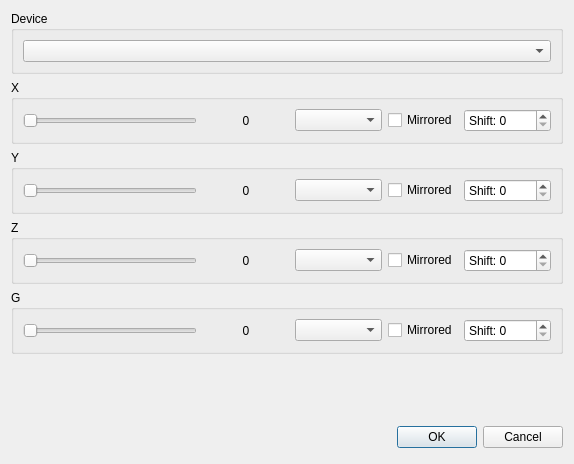
<?xml version="1.0" encoding="UTF-8"?>
<ui version="4.0">
 <class>pad_motion_settings_dialog</class>
 <widget class="QDialog" name="pad_motion_settings_dialog">
  <property name="geometry">
   <rect>
    <x>0</x>
    <y>0</y>
    <width>574</width>
    <height>464</height>
   </rect>
  </property>
  <property name="windowTitle">
   <string>Motion Controls</string>
  </property>
  <layout class="QVBoxLayout" name="verticalLayout_main">
   <item>
    <widget class="QGroupBox" name="gb_device">
     <property name="title">
      <string>Device</string>
     </property>
     <layout class="QHBoxLayout" name="gb_device_layout">
      <item>
       <widget class="QComboBox" name="cb_choose_device"/>
      </item>
     </layout>
    </widget>
   </item>
   <item>
    <widget class="QGroupBox" name="gb_axis_x">
     <property name="title">
      <string>X</string>
     </property>
     <layout class="QHBoxLayout" name="horizontalLayout_x" stretch="2,1,1,0,1">
      <item>
       <widget class="QSlider" name="slider_x">
        <property name="orientation">
         <enum>Qt::Horizontal</enum>
        </property>
       </widget>
      </item>
      <item>
       <widget class="QLabel" name="label_x">
        <property name="text">
         <string>0</string>
        </property>
        <property name="alignment">
         <set>Qt::AlignCenter</set>
        </property>
       </widget>
      </item>
      <item>
       <widget class="QComboBox" name="combo_x"/>
      </item>
      <item>
       <widget class="QCheckBox" name="mirror_x">
        <property name="text">
         <string>Mirrored</string>
        </property>
       </widget>
      </item>
      <item>
       <widget class="QSpinBox" name="shift_x">
        <property name="prefix">
         <string>Shift: </string>
        </property>
       </widget>
      </item>
     </layout>
    </widget>
   </item>
   <item>
    <widget class="QGroupBox" name="gb_axis_y">
     <property name="title">
      <string>Y</string>
     </property>
     <layout class="QHBoxLayout" name="horizontalLayout_y" stretch="2,1,1,0,1">
      <item>
       <widget class="QSlider" name="slider_y">
        <property name="orientation">
         <enum>Qt::Horizontal</enum>
        </property>
       </widget>
      </item>
      <item>
       <widget class="QLabel" name="label_y">
        <property name="text">
         <string>0</string>
        </property>
        <property name="alignment">
         <set>Qt::AlignCenter</set>
        </property>
       </widget>
      </item>
      <item>
       <widget class="QComboBox" name="combo_y"/>
      </item>
      <item>
       <widget class="QCheckBox" name="mirror_y">
        <property name="text">
         <string>Mirrored</string>
        </property>
       </widget>
      </item>
      <item>
       <widget class="QSpinBox" name="shift_y">
        <property name="prefix">
         <string>Shift: </string>
        </property>
       </widget>
      </item>
     </layout>
    </widget>
   </item>
   <item>
    <widget class="QGroupBox" name="gb_axis_z">
     <property name="title">
      <string>Z</string>
     </property>
     <layout class="QHBoxLayout" name="horizontalLayout_z" stretch="2,1,1,0,1">
      <item>
       <widget class="QSlider" name="slider_z">
        <property name="orientation">
         <enum>Qt::Horizontal</enum>
        </property>
       </widget>
      </item>
      <item>
       <widget class="QLabel" name="label_z">
        <property name="text">
         <string>0</string>
        </property>
        <property name="alignment">
         <set>Qt::AlignCenter</set>
        </property>
       </widget>
      </item>
      <item>
       <widget class="QComboBox" name="combo_z"/>
      </item>
      <item>
       <widget class="QCheckBox" name="mirror_z">
        <property name="text">
         <string>Mirrored</string>
        </property>
       </widget>
      </item>
      <item>
       <widget class="QSpinBox" name="shift_z">
        <property name="prefix">
         <string>Shift: </string>
        </property>
       </widget>
      </item>
     </layout>
    </widget>
   </item>
   <item>
    <widget class="QGroupBox" name="gb_axis_g">
     <property name="title">
      <string>G</string>
     </property>
     <layout class="QHBoxLayout" name="horizontalLayout_g" stretch="2,1,1,0,1">
      <item>
       <widget class="QSlider" name="slider_g">
        <property name="orientation">
         <enum>Qt::Horizontal</enum>
        </property>
       </widget>
      </item>
      <item>
       <widget class="QLabel" name="label_g">
        <property name="text">
         <string>0</string>
        </property>
        <property name="alignment">
         <set>Qt::AlignCenter</set>
        </property>
       </widget>
      </item>
      <item>
       <widget class="QComboBox" name="combo_g"/>
      </item>
      <item>
       <widget class="QCheckBox" name="mirror_g">
        <property name="text">
         <string>Mirrored</string>
        </property>
       </widget>
      </item>
      <item>
       <widget class="QSpinBox" name="shift_g">
        <property name="prefix">
         <string>Shift: </string>
        </property>
       </widget>
      </item>
     </layout>
    </widget>
   </item>
   <item>
    <spacer name="main_vertical_spacer">
     <property name="orientation">
      <enum>Qt::Vertical</enum>
     </property>
     <property name="sizeHint" stdset="0">
      <size>
       <width>20</width>
       <height>40</height>
      </size>
     </property>
    </spacer>
   </item>
   <item>
    <layout class="QHBoxLayout" name="button_box_layout">
     <property name="spacing">
      <number>6</number>
     </property>
     <property name="leftMargin">
      <number>0</number>
     </property>
     <property name="topMargin">
      <number>0</number>
     </property>
     <property name="rightMargin">
      <number>0</number>
     </property>
     <property name="bottomMargin">
      <number>0</number>
     </property>
     <item>
      <spacer name="button_box_spacer">
       <property name="orientation">
        <enum>Qt::Horizontal</enum>
       </property>
       <property name="sizeHint" stdset="0">
        <size>
         <width>131</width>
         <height>31</height>
        </size>
       </property>
      </spacer>
     </item>
     <item>
      <widget class="QPushButton" name="okButton">
       <property name="text">
        <string>OK</string>
       </property>
      </widget>
     </item>
     <item>
      <widget class="QPushButton" name="cancelButton">
       <property name="text">
        <string>Cancel</string>
       </property>
      </widget>
     </item>
    </layout>
   </item>
  </layout>
 </widget>
 <resources/>
 <connections>
  <connection>
   <sender>okButton</sender>
   <signal>clicked()</signal>
   <receiver>pad_motion_settings_dialog</receiver>
   <slot>accept()</slot>
   <hints>
    <hint type="sourcelabel">
     <x>278</x>
     <y>253</y>
    </hint>
    <hint type="destinationlabel">
     <x>96</x>
     <y>254</y>
    </hint>
   </hints>
  </connection>
  <connection>
   <sender>cancelButton</sender>
   <signal>clicked()</signal>
   <receiver>pad_motion_settings_dialog</receiver>
   <slot>reject()</slot>
   <hints>
    <hint type="sourcelabel">
     <x>369</x>
     <y>253</y>
    </hint>
    <hint type="destinationlabel">
     <x>179</x>
     <y>282</y>
    </hint>
   </hints>
  </connection>
 </connections>
</ui>
